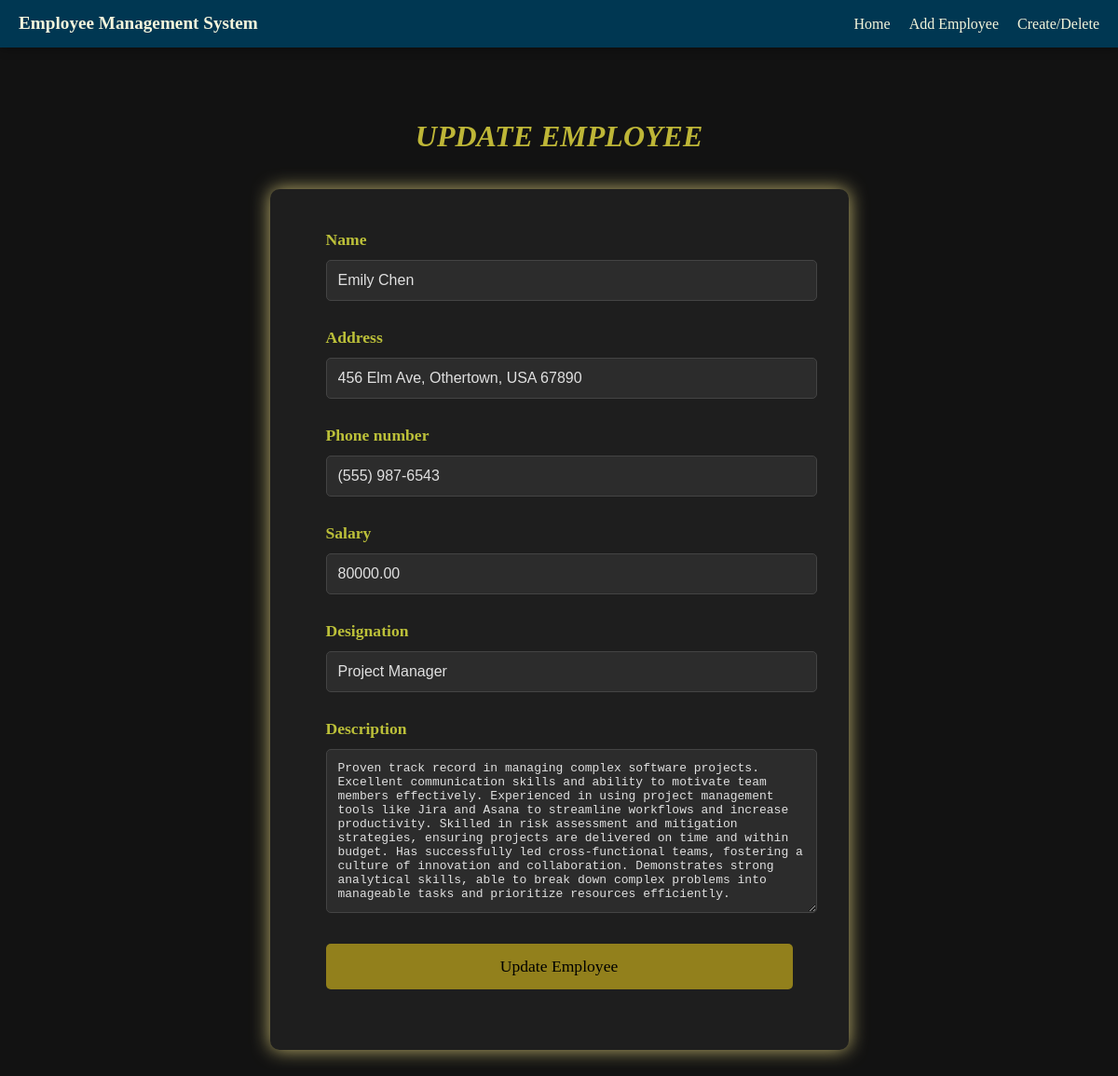
The page /update/4/ on the database its author committed.
### employees/models.py (models this page shows, shortened)
class Employee(models.Model):
    name = models.CharField(max_length=200, validators=[RegexValidator(r'^[a-zA-Z ]+$', 'Name must contain only letters and spaces')])
    address = models.CharField(
        max_length=300,
        validators=[RegexValidator(r'^[a-zA-Z0-9 ,.-]+$', 'Address must contain only letters, numbers, spaces, and the characters , . -')]
    )
    phone_number = models.CharField(
        max_length=15,
        validators=[
            RegexValidator(r'^[\d\s\-\+]+$', 'Phone number must contain only digits, spaces, dashes, or a plus sign'),
            RegexValidator(r'^.{7,15}$', 'Phone number must be between 7 and 15 characters')
        ],
        unique=True
    )
    salary = models.DecimalField(
        max_digits=10,
        decimal_places=2,
        validators=[MinValueValidator(0.01, 'Salary must be a positive number')]
    )
    designation = models.CharField(
        max_length=100,
        validators=[RegexValidator(r'^[a-zA-Z ]+$', 'Designation must contain only letters and spaces')]
    )
    description = models.TextField()

### employees/views.py (the view)
# urls.py: path('update/<int:pk>/', views.update_employee, name='update_employee'),
def update_employee(request, pk):
    employee = get_object_or_404(Employee, pk=pk)
    if request.method == 'POST':
        form = EmployeeForm(request.POST, instance=employee)
        if form.is_valid():
            form.save()
            return redirect('home')
    else:
        form = EmployeeForm(instance=employee)
    return render(request, 'employees/update_employee.html', {'form': form, 'employee': employee})

### employees/forms.py
class EmployeeForm(forms.ModelForm):
    class Meta:
        model=Employee
        fields='__all__'
    def __init__(self, *args, **kwargs):
        super(EmployeeForm, self).__init__(*args, **kwargs)
        if self.instance and self.instance.pk:
            self.fields['salary'].disabled = True
            self.fields['designation'].disabled = True

### employees/templates/employees/update_employee.html (shortened to what this page needs)
{% extends 'base.html' %}
{% load static %}
{% block css_style %}
<link rel="stylesheet" href="{% static 'css/style.css' %}">
<link rel="stylesheet" href="{% static 'css/update.css' %}">
{% endblock css_style %}
{% block content %}
<h1>Update Employee</h1>
<div class="form-container">
    <form method="POST">
        {% for field in form %}
            <div class="form-group">
                <label for="{{ field.id_for_label }}">{{ field.label }}</label>
                {{ field }}
            </div>
        {% endfor %}
        <div class="form-group">
            <button type="submit" class="btn-submit">Update Employee</button>
        </div>
    </form>
</div>
{% endblock %}

### employees/static/css/style.css (style rules this page uses)
body { font-family: 'Segoe UI', Tahoma, Geneva, Verdana, sans-serif; line-height: 1.6; color: #e0e0e0; background-color: #001023; margin: 0; padding: 20px; }
h1 { text-align: center; color: #ffffff; margin-bottom: 30px; font-family: cursive; }

### employees/static/css/update.css (style rules this page uses)
body { background-color: #121212; color: #e0e0e0; }
h1 { text-align: center; color:#ddd33ed9; text-transform: uppercase; font-weight: 600; font-style: italic; font-family: cursive; }
.form-container { max-width: 501px; margin: 0 auto; background-color: #1e1e1e; padding: 40px 60px; border-radius: 10px; box-shadow: 0 0 20px rgb(194, 181, 110); }
.form-group { margin-bottom: 25px; }
.form-group label { display: block; margin-bottom: 8px; color:#d8dd3ed9; font-size: 1.1em; font-weight: bold; font-family: cursive; }
.form-group input, .form-group textarea { width: 100%; padding: 12px; background-color: #2c2c2c; border: 1px solid #444; color: #e0e0e0; border-radius: 5px; font-size: 1em; transition: all 0.3s ease; }
.form-group textarea { resize: vertical; min-height: 100px; }
.btn-submit { width: 100%; padding: 14px; background-color: #92801c; color: black; border: none; border-radius: 5px; font-size: 1.1em; cursor: pointer; transition: all 0.3s ease; font-family: cursive; }

### rows shown on the page
Employee: form "Emily Chen" "456 Elm Ave, Othertown, USA 67890" "(555) 987-6543" "80000.00" "Project Manager" "Proven track record in managing complex software projects. Excellent communication skills and ability to motivate team members effectively. Experienced in using project management tools like Jira and Asana to streamline workflows and increase productivity. Skilled in risk assessment and mitigation strategies, ensuring projects are delivered on time and within budget. Has successfully led cross-functional teams, fostering a culture of innovation and collaboration. Demonstrates strong analytical skills, able to break down complex problems into manageable tasks and prioritize resources efficiently."

### other values the page prints
{{ field.label }} "Name" "Address" "Phone number" "Salary" "Designation" "Description"
